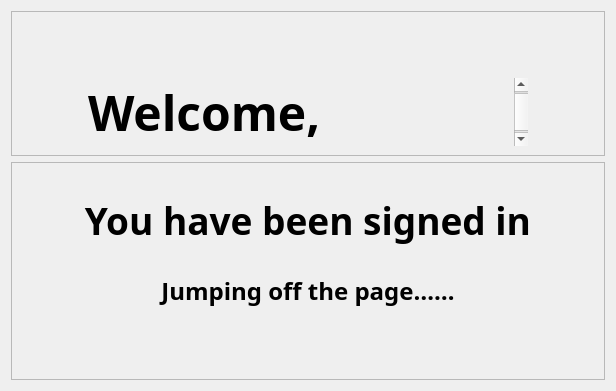
           <widget class="QWidget" name="sign_in_su_page2">
            <layout class="QGridLayout" name="gridLayout_11">
             <item row="2" column="0">
              <layout class="QVBoxLayout" name="verticalLayout_4" stretch="2,3">
               <item>
                <widget class="QFrame" name="frame_6">
                 <property name="frameShape">
                  <enum>QFrame::StyledPanel</enum>
                 </property>
                 <property name="frameShadow">
                  <enum>QFrame::Raised</enum>
                 </property>
                 <layout class="QGridLayout" name="gridLayout_12">
                  <item row="0" column="0">
                   <layout class="QGridLayout" name="gridLayout_10" rowstretch="3,1" columnstretch="1,3,3,1">
                    <item row="1" column="1">
                     <widget class="QLabel" name="label_7">
                      <property name="font">
                       <font>
                        <family>Bahnschrift SemiBold</family>
                        <pointsize>36</pointsize>
                        <weight>75</weight>
                        <bold>true</bold>
                       </font>
                      </property>
                      <property name="text">
                       <string>Welcome,</string>
                      </property>
                      <property name="alignment">
                       <set>Qt::AlignRight|Qt::AlignTrailing|Qt::AlignVCenter</set>
                      </property>
                     </widget>
                    </item>
                    <item row="1" column="2">
                     <widget class="QTextBrowser" name="user_name_dis">
                      <property name="font">
                       <font>
                        <family>Bahnschrift SemiBold</family>
                        <pointsize>36</pointsize>
                        <weight>75</weight>
                        <bold>true</bold>
                       </font>
                      </property>
                      <property name="styleSheet">
                       <string notr="true">QTextBrowser{background-color: rgb(0, 119, 237,0); border-radius:20px; color:rgb(0,0,0);}</string>
                      </property>
                     </widget>
                    </item>
                    <item row="0" column="2">
                     <spacer name="verticalSpacer_5">
                      <property name="orientation">
                       <enum>Qt::Vertical</enum>
                      </property>
                      <property name="sizeHint" stdset="0">
                       <size>
                        <width>20</width>
                        <height>40</height>
                       </size>
                      </property>
                     </spacer>
                    </item>
                    <item row="1" column="0">
                     <spacer name="horizontalSpacer_7">
                      <property name="orientation">
                       <enum>Qt::Horizontal</enum>
                      </property>
                      <property name="sizeHint" stdset="0">
                       <size>
                        <width>40</width>
                        <height>20</height>
                       </size>
                      </property>
                     </spacer>
                    </item>
                    <item row="1" column="3">
                     <spacer name="horizontalSpacer_6">
                      <property name="orientation">
                       <enum>Qt::Horizontal</enum>
                      </property>
                      <property name="sizeHint" stdset="0">
                       <size>
                        <width>40</width>
                        <height>20</height>
                       </size>
                      </property>
                     </spacer>
                    </item>
                   </layout>
                  </item>
                 </layout>
                </widget>
               </item>
               <item>
                <widget class="QFrame" name="frame_4">
                 <property name="frameShape">
                  <enum>QFrame::StyledPanel</enum>
                 </property>
                 <property name="frameShadow">
                  <enum>QFrame::Raised</enum>
                 </property>
                 <layout class="QGridLayout" name="gridLayout_14">
                  <item row="0" column="0">
                   <layout class="QGridLayout" name="gridLayout_13">
                    <item row="1" column="0">
                     <widget class="QLabel" name="label_8">
                      <property name="font">
                       <font>
                        <family>Bahnschrift SemiBold</family>
                        <pointsize>18</pointsize>
                        <weight>75</weight>
                        <bold>true</bold>
                       </font>
                      </property>
                      <property name="text">
                       <string>Jumping off the page……</string>
                      </property>
                      <property name="alignment">
                       <set>Qt::AlignHCenter|Qt::AlignTop</set>
                      </property>
                     </widget>
                    </item>
                    <item row="0" column="0">
                     <widget class="QLabel" name="label_9">
                      <property name="font">
                       <font>
                        <family>Bahnschrift SemiBold</family>
                        <pointsize>28</pointsize>
                        <weight>75</weight>
                        <bold>true</bold>
                       </font>
                      </property>
                      <property name="text">
                       <string>You have been signed in</string>
                      </property>
                      <property name="alignment">
                       <set>Qt::AlignCenter</set>
                      </property>
                     </widget>
                    </item>
                   </layout>
                  </item>
                 </layout>
                </widget>
               </item>
              </layout>
             </item>
            </layout>
           </widget>
